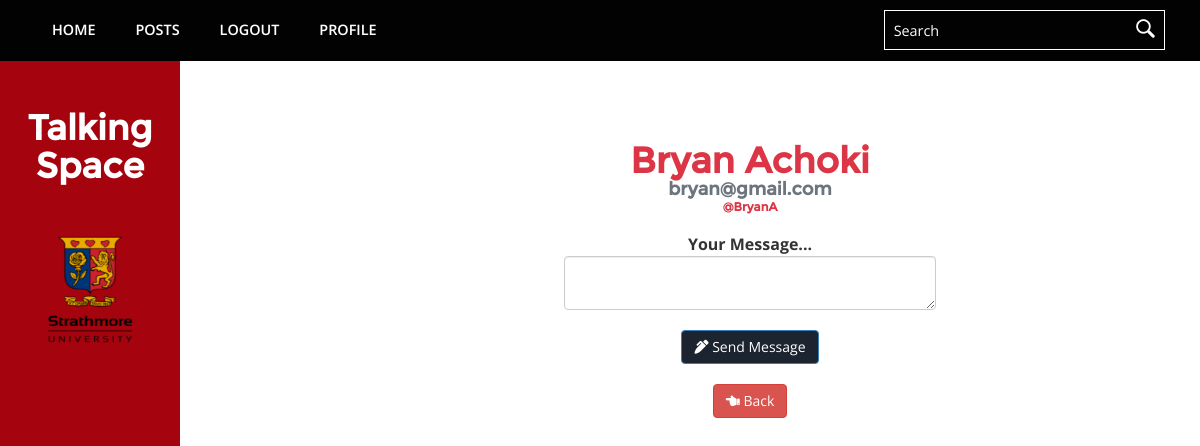
Page /message.php?id=BryanA (signed in) on the committed database.
### tables this page shows
CREATE TABLE `users` (
  `username` varchar(250) NOT NULL,
  `name` varchar(250) NOT NULL,
  `email_address` varchar(250) NOT NULL,
  `password` varchar(250) NOT NULL
);

### message.php (the view, shortened to what this page needs)
<?php
include('conn.php');
include('header.php');
?>
<div class="col-md-9 main">
	<div class="login d-flex justify-content-center">
        <div class="col-md-6 text-center">
        <?php
        $sql = "SELECT * FROM users WHERE username = '". $_GET['id']."'";
        $result = $conn->query($sql);
        if ($result->num_rows > 0) {
            while($row = $result->fetch_assoc())
            {
                    $username   = $row['username'];
                    $email      = $row['email_address'];
                    $name       = $row['name'];
                    ?>
                    <h1 class="text-danger text-center">     <?php echo $name; ?></h1>
                    <h4 class="text-secondary text-center">    <?php echo $email; ?></h4>
                    <h6 class="text-danger text-center">    @<?php echo $username; ?></h6>
                    <form action="sendmsg.php" method="post">
                    <label class="text-align-left">Your Message...</label>
                    <textarea class="form-control" name="msg">
                    </textarea>
                    <button type="submit" class="btn btn-primary"> <i class="fas fa-pen-alt"></i> Send Message</button>
                    </form>
                    <a href="posts.php" class="btn btn-danger"><i class="fas fa-hand-point-left"></i> Back</a>
                    <?php
            }
        } else
        {
            ?>
            <h1>Chris Muga</h1>
            <?php
        }
        ?>
		</div>
	</div>

### css/style.css (style rules this page uses)
html, body { font-family: 'Open Sans', sans-serif; font-size: 100%; background: #FFf; }
body a { transition:0.5s all; -webkit-transition:0.5s all; -moz-transition:0.5s all; -o-transition:0.5s all; -ms-transition:0.5s all; }
h1,h2,h3,h4,h5,h6 { margin:0; font-family: 'Montserrat-Regular'; font-weight:700; }
label { margin:0; }
.main { float: right; width: 85%; padding: 0; }
.login { padding: 5em 3em; }

### rows in the picture
users: name "Bryan Achoki", email_address "bryan@gmail.com", username "BryanA"
